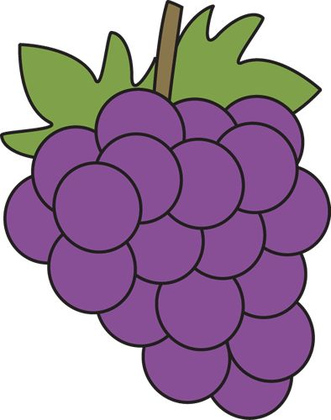
%> input picture Labs/Lab2/Source Code/img3.png, 331 x 420 px, shrunk from 394 x 500 before the run
$ octave Threshold.m   (GNU Octave 9; MATLAB toolbox functions it lacks are replaced by stand-ins)
%> lines starting %> are read from the running program, lines starting %| are printed output that depends on the picture; in (x1, y1, x2, y2) boxes, pixels count from 0 and x2, y2 are one past the last pixel; in counts of white or black regions, pixels touching at a corner belong together; the program's own positions count from 1
I = imread('img3.png');
%> I is the input picture: size 420x331x3 uint8; mean R, G, B 165.4, 141.5, 165.7
img=rgb2gray(I);
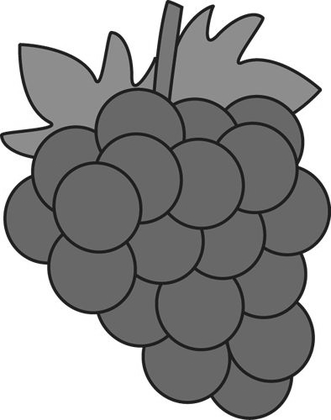
%> img: size 420x331 uint8; min 10, max 255, mean 151.4
% Initialize histogram
H = zeros(256);

% Calculate histogram
[l, w] = size(I);
%> l = 420; w = 993
for r = 1:l
    for c = 1:w
        index = I(r, c);
        index = index + 1;
        H(index) = H(index) + 1;
    end
end

% Display histogram
figure;
hist = bar(0:255, H, 'histc');
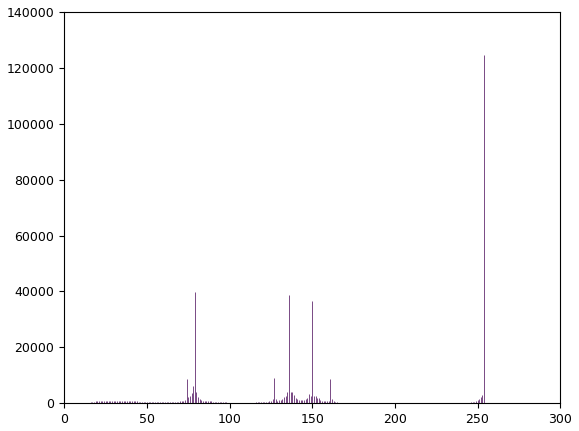
%> figure redrawn from the program's plot data; tallest bar 124444 high, from x = 254 to 254

% Thresholding
q = zeros(255);
q(1) = H(1) / (l * w);
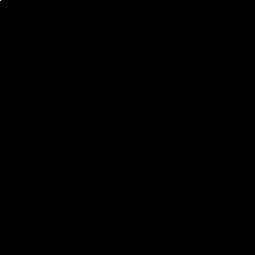
%> q: size 255x255 double; values 0 (black) and 7.19e-05 (white), 0% white in thin lines or dots, all inside (x1, y1, x2, y2) = (0, 0, 1, 1)
n = zeros(255);
u = zeros(255);
P = zeros(255);
max = 0;
index = 0;

sum = 0;
for j = 1:256
    sum = sum + j * H(j);
end
%> this loop made 256 passes
%> sum on passes 1 to 3: 30, 58, 124
%> after the loop, sum = 65995972
sum = sum / (l * w);
%> sum = 158.2

for i = 1:255
%     find sigma b^2 for each
%     pick the maximum value and use the corresponding i
%     if (sigb^2 > th; th = sigb^2
    P = H(i + 1) / (l * w);
    q(i + 1) = P + q(i);
    n(i + 1) = ((i + 1) * P) / q(i + 1) + q(i) * n(i) / q(i + 1);
    u(i + 1) = (sum - q(i + 1) * n(i + 1)) / (1 - q(i + 1));
    s1 = q(i + 1) * (1 - q(i + 1)) * (n(i + 1) - u(i + 1));
    s = s1 ^ 2;
    if (s > max)
        max = s;
        index = i;
    end
end
%> this loop made 255 passes
%> (P, s1, s, max) on passes 1 to 12: (3.36e-05, -0.0166, 0.000276, 0.000276), (5.28e-05, -0.0248, 0.000616, 0.000616), (6.95e-05, -0.0355, 0.00126, 0.00126), (6.95e-05, -0.0462, 0.00213, 0.00213), (6.71e-05, -0.0564, 0.00318, 0.00318), (0.000125, -0.0753, 0.00567, 0.00567), (0.00011, -0.0918, 0.00844, 0.00844), (0.000144, -0.113, 0.0128, 0.0128), (0.00017, -0.139, 0.0192, 0.0192), (0.000173, -0.164, 0.0269, 0.0269), (0.000213, -0.195, 0.0381, 0.0381), (0.000336, -0.244, 0.0595, 0.0595)
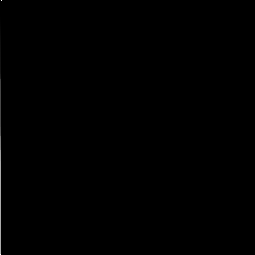
%> q: size 255x255 double; 0.39% of pixels changed, all inside (x1, y1, x2, y2) = (0, 0, 2, 255)
%> after the loop, index = 157; max = 996.3

th = index
%> th = 157
I2 = zeros(size(img));
I2 (find(img>=th)) = 1;
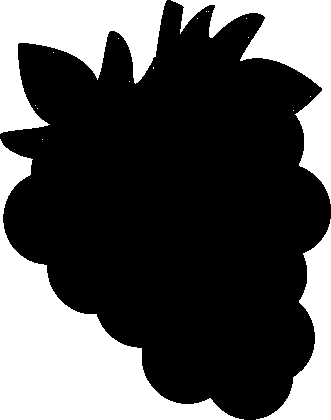
%> I2: size 420x331 double; values 0 (black) and 1 (white), 32.9% white; 18 white regions (14 under 20 px), largest, box (x1, y1, x2, y2) and area: (0, 139, 244, 420) 20350, (0, 0, 167, 134) 10785, (171, 0, 331, 204) 9340, (256, 219, 331, 420) 5242
I2 (find(img<th)) = 0;
%Z = im2bw( I ,map, th );
figure;
imshow(I2)

title('Binary Image: img3.png');

$ run again, with Labs/Lab2/Source Code/img1.png copied over Labs/Lab2/Source Code/img3.png
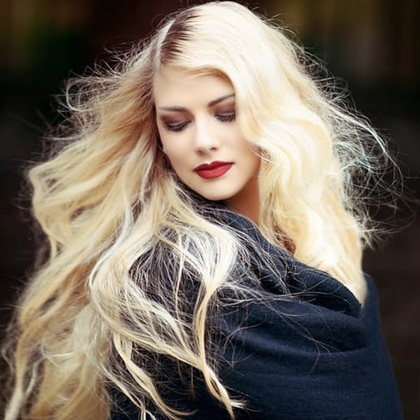
%> input picture Labs/Lab2/Source Code/img1.png, 420 x 420 px, shrunk from 512 x 512 before the run
%> I is the input picture: size 420x420x3 uint8; mean R, G, B 116.8, 106.2, 94.5
%> `hist = bar(0:255, H, 'histc');`:
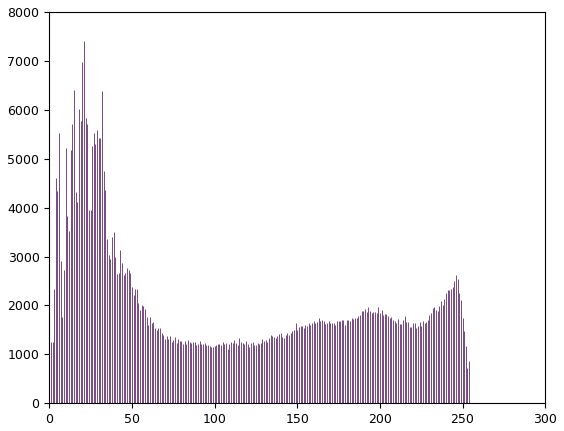
%> figure redrawn from the program's plot data; tallest bar 7399 high, from x = 21 to 21
%> the loop `for j = 1:256` made 256 passes
%> sum on passes 1 to 3: 2744, 5258, 9038
%> after the loop `for j = 1:256`: sum = 56538900
%> `sum = sum / (l * w);`: sum = 106.8
%> the loop `for i = 1:255` made 255 passes
%> (P, s1, s, max) on passes 1 to 8: (0.00238, -0.803, 0.645, 0.645), (0.00238, -1.05, 1.1, 1.1), (0.00441, -1.5, 2.26, 2.26), (0.00869, -2.39, 5.7, 5.7), (0.00821, -3.22, 10.34, 10.34), (0.0105, -4.26, 18.15, 18.15), (0.00548, -4.8, 23.05, 23.05), (0.00334, -5.13, 26.3, 26.3)
%> after the loop `for i = 1:255`: index = 105; max = 1343.9
%> th = 105
%> `I2 (find(img>=th)) = 1;`:
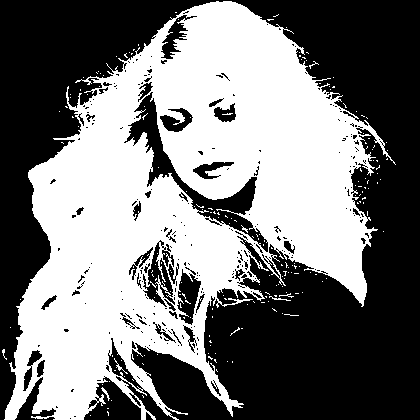
%> I2: size 420x420 double; values 0 (black) and 1 (white), 47.2% white; 196 white regions (191 under 20 px), largest, box (x1, y1, x2, y2) and area: (4, 1, 396, 420) 82493, (114, 358, 128, 374) 34, (101, 387, 110, 401) 33, (269, 296, 291, 301) 31, (279, 293, 294, 298) 22

$ run again, with Labs/Lab2/Source Code/img2.png copied over Labs/Lab2/Source Code/img3.png
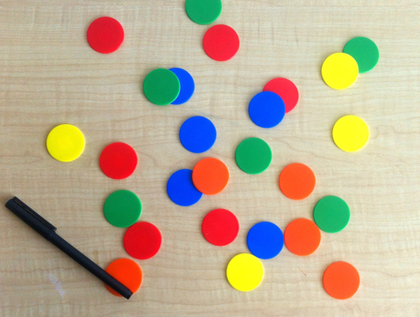
%> input picture Labs/Lab2/Source Code/img2.png, 420 x 317 px, shrunk from 518 x 391 before the run
%> I is the input picture: size 317x420x3 uint8; mean R, G, B 188.3, 173.3, 148.1
%> `hist = bar(0:255, H, 'histc');`:
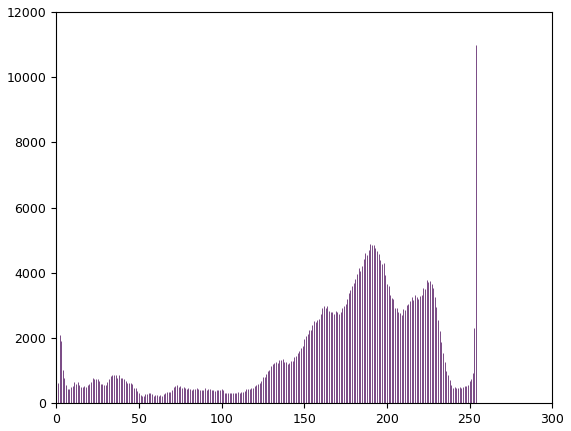
%> figure redrawn from the program's plot data; tallest bar 11003 high, from x = 254 to 254
%> the loop `for j = 1:256` made 256 passes
%> sum on passes 1 to 3: 372, 1622, 7907
%> after the loop `for j = 1:256`: sum = 68253393
%> `sum = sum / (l * w);`: sum = 170.9
%> the loop `for i = 1:255` made 255 passes
%> (P, s1, s, max) on passes 1 to 8: (0.00156, -0.423, 0.179, 0.179), (0.00525, -1.3, 1.7, 1.7), (0.00476, -2.1, 4.4, 4.4), (0.00257, -2.52, 6.37, 6.37), (0.0019, -2.84, 8.06, 8.06), (0.0014, -3.07, 9.41, 9.41), (0.00112, -3.25, 10.57, 10.57), (0.00109, -3.43, 11.75, 11.75)
%> after the loop `for i = 1:255`: index = 169; max = 501
%> th = 169
%> `I2 (find(img>=th)) = 1;`:
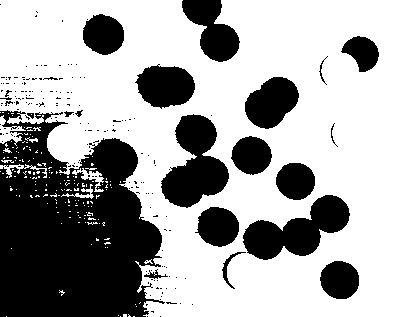
%> I2: size 317x420 double; values 0 (black) and 1 (white), 66.3% white; 188 black regions (168 under 20 px), largest, box (x1, y1, x2, y2) and area: (0, 110, 165, 317) 24003, (161, 114, 229, 208) 3698, (243, 195, 350, 260) 3559

$ run again, with Labs/Lab2/Source Code/img4.png copied over Labs/Lab2/Source Code/img3.png
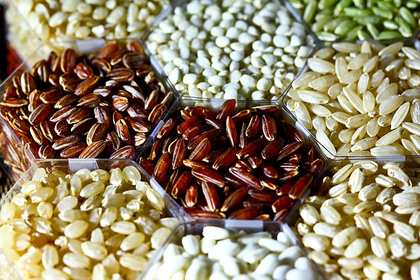
%> input picture Labs/Lab2/Source Code/img4.png, 420 x 280 px, shrunk from 640 x 427 before the run
%> I is the input picture: size 280x420x3 uint8; mean R, G, B 147, 132.7, 104.7
%> `hist = bar(0:255, H, 'histc');`:
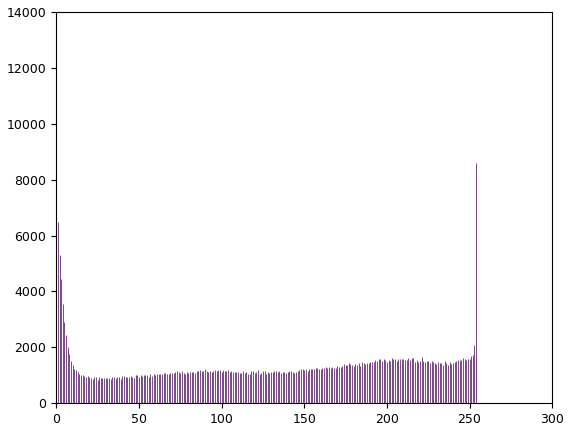
%> figure redrawn from the program's plot data; tallest bar 13914 high, from x = 0 to 0.0025
%> the loop `for j = 1:256` made 256 passes
%> sum on passes 1 to 3: 13914, 26914, 42865
%> after the loop `for j = 1:256`: sum = 45549555
%> `sum = sum / (l * w);`: sum = 129.1
%> the loop `for i = 1:255` made 255 passes
%> (P, s1, s, max) on passes 1 to 8: (0.0184, -7.43, 55.26, 55.26), (0.0151, -9.33, 87.13, 87.13), (0.0126, -10.91, 119.1, 119.1), (0.0101, -12.16, 147.9, 147.9), (0.00821, -13.17, 173.5, 173.5), (0.00687, -14.01, 196.3, 196.3), (0.00569, -14.7, 216.1, 216.1), (0.00502, -15.3, 234.2, 234.2)
%> after the loop `for i = 1:255`: index = 128; max = 1304.7
%> th = 128
%> `I2 (find(img>=th)) = 1;`:
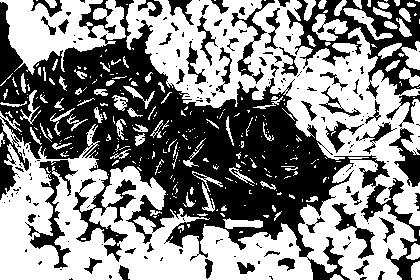
%> I2: size 280x420 double; values 0 (black) and 1 (white), 53.7% white; 186 black regions (129 under 20 px), largest, box (x1, y1, x2, y2) and area: (0, 0, 420, 280) 39796, (287, 0, 420, 99) 4870, (25, 160, 78, 268) 1336
